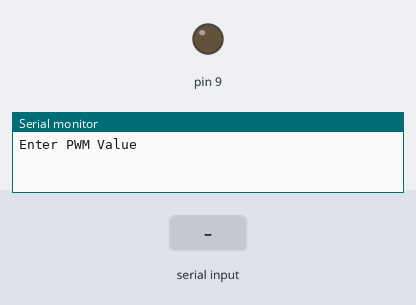
This sketch was run on a simulated Arduino Uno, built with avr-gcc and run on an emulated ATmega328P. Shown: output pins drawn as LEDs (lit = HIGH), the last lines printed to the serial monitor. Inputs (shaded band) come from the test bench.

Above: at 1.2 s.
1.3 s: "90,45\n" received over Serial
At 2.3 s:
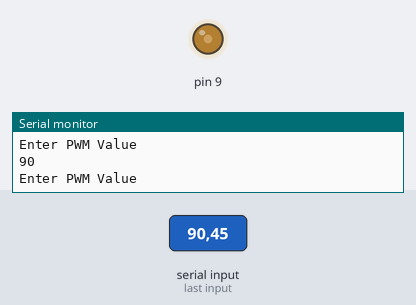
2.8 s: "30,150\n" received over Serial
At 3.5 s:
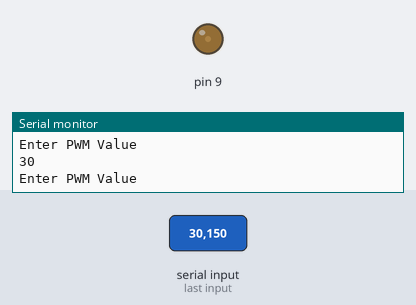
4.3 s: "200\n" received over Serial
At 5.5 s:
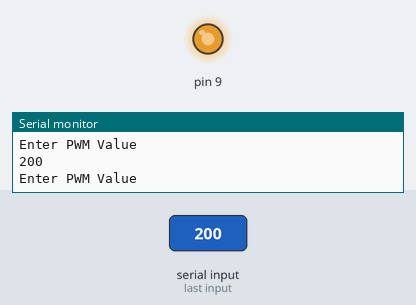
5.8 s: "90\n" received over Serial
At 6.8 s:
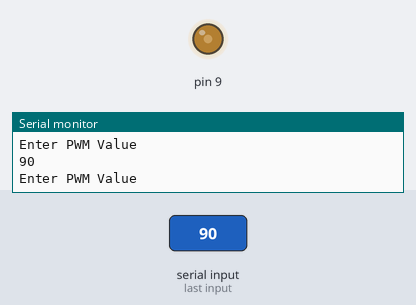
Timing chart, 0 to 8.3 s (numbered marks = the images above; inputs shaded):
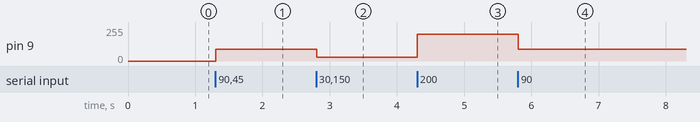

The sketch:

analogWrite.ino
```cpp
String inputString = "";
int val;

void setup()
{
	Serial.begin(9600);
	pinMode(9, OUTPUT);
}

void loop()
{
	Serial.println("Enter PWM Value");
	getSerial();
	val = inputString.toInt();
	Serial.println(val);
	analogWrite(9, val);
}

String getSerial()		//Waits for the user to send command via Serial
{
	boolean serialComplete = false;
	inputString = "";

	while (serialComplete == false)
	{
		while (Serial.available())
		{
			char inChar = (char)Serial.read();
			inputString += inChar;

			if (inChar == '\n')
			{
				serialComplete = true;
			}
		}
	}

	return inputString;
}
```

Measured:
- after the input at 1.3 s, pin 9: 0/255 → 90/255 at once
- after the input at 2.8 s, pin 9: 90/255 → 30/255 at once
- after the input at 4.3 s, pin 9: 30/255 → 200/255 at once
- after the input at 5.8 s, pin 9: 200/255 → 90/255 at once
